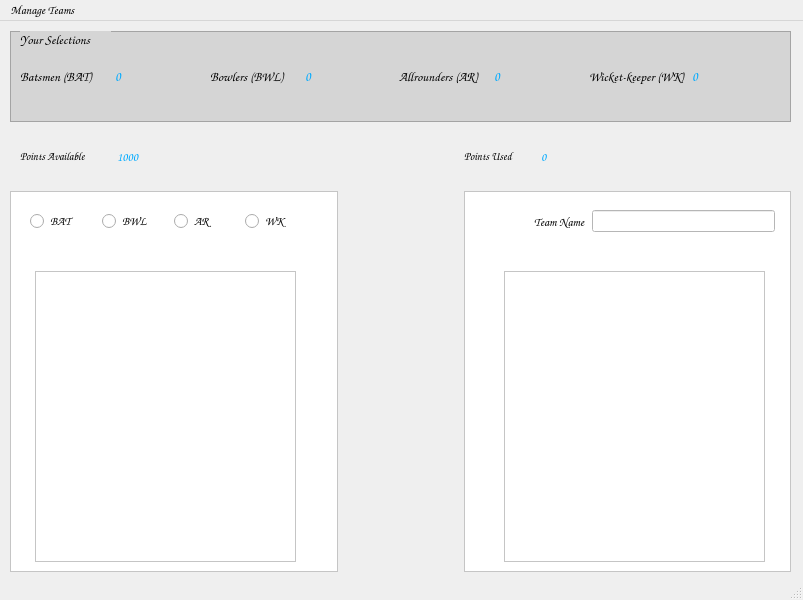
<?xml version="1.0" encoding="UTF-8"?>
<ui version="4.0">
 <class>MainWindow</class>
 <widget class="QMainWindow" name="MainWindow">
  <property name="geometry">
   <rect>
    <x>0</x>
    <y>0</y>
    <width>803</width>
    <height>600</height>
   </rect>
  </property>
  <property name="minimumSize">
   <size>
    <width>803</width>
    <height>600</height>
   </size>
  </property>
  <property name="font">
   <font>
    <family>Comic Sans MS</family>
   </font>
  </property>
  <property name="windowTitle">
   <string>MainWindow</string>
  </property>
  <widget class="QWidget" name="centralwidget">
   <widget class="QWidget" name="horizontalLayoutWidget">
    <property name="geometry">
     <rect>
      <x>10</x>
      <y>10</y>
      <width>781</width>
      <height>91</height>
     </rect>
    </property>
    <layout class="QHBoxLayout" name="horizontalLayout">
     <item>
      <widget class="QFrame" name="frame">
       <property name="font">
        <font/>
       </property>
       <property name="styleSheet">
        <string notr="true">background-color: rgb(184, 184, 184);
background-color: rgb(213, 213, 213);</string>
       </property>
       <property name="frameShape">
        <enum>QFrame::StyledPanel</enum>
       </property>
       <property name="frameShadow">
        <enum>QFrame::Raised</enum>
       </property>
       <widget class="QLabel" name="label">
        <property name="geometry">
         <rect>
          <x>10</x>
          <y>0</y>
          <width>91</width>
          <height>16</height>
         </rect>
        </property>
        <property name="font">
         <font>
          <family>Comic Sans MS</family>
          <pointsize>10</pointsize>
         </font>
        </property>
        <property name="text">
         <string>Your Selections</string>
        </property>
       </widget>
       <widget class="QWidget" name="horizontalLayoutWidget_2">
        <property name="geometry">
         <rect>
          <x>10</x>
          <y>20</y>
          <width>761</width>
          <height>51</height>
         </rect>
        </property>
        <layout class="QHBoxLayout" name="horizontalLayout_2">
         <item>
          <widget class="QLabel" name="label_2">
           <property name="font">
            <font>
             <family>Comic Sans MS</family>
             <pointsize>10</pointsize>
             <weight>75</weight>
             <bold>true</bold>
            </font>
           </property>
           <property name="text">
            <string>Batsmen (BAT)</string>
           </property>
          </widget>
         </item>
         <item>
          <widget class="QLabel" name="t1">
           <property name="font">
            <font>
             <family>Comic Sans MS</family>
             <pointsize>10</pointsize>
             <weight>75</weight>
             <bold>true</bold>
            </font>
           </property>
           <property name="styleSheet">
            <string notr="true">
color: rgb(0, 170, 255);</string>
           </property>
           <property name="text">
            <string>0</string>
           </property>
          </widget>
         </item>
         <item>
          <widget class="QLabel" name="label_4">
           <property name="font">
            <font>
             <family>Comic Sans MS</family>
             <pointsize>10</pointsize>
             <weight>75</weight>
             <bold>true</bold>
            </font>
           </property>
           <property name="text">
            <string>Bowlers (BWL)</string>
           </property>
          </widget>
         </item>
         <item>
          <widget class="QLabel" name="t2">
           <property name="font">
            <font>
             <family>Comic Sans MS</family>
             <pointsize>10</pointsize>
             <weight>75</weight>
             <bold>true</bold>
            </font>
           </property>
           <property name="styleSheet">
            <string notr="true">color: rgb(0, 170, 255);</string>
           </property>
           <property name="text">
            <string>0</string>
           </property>
          </widget>
         </item>
         <item>
          <widget class="QLabel" name="label_6">
           <property name="font">
            <font>
             <family>Comic Sans MS</family>
             <pointsize>10</pointsize>
             <weight>75</weight>
             <bold>true</bold>
            </font>
           </property>
           <property name="text">
            <string>Allrounders (AR)</string>
           </property>
          </widget>
         </item>
         <item>
          <widget class="QLabel" name="t3">
           <property name="font">
            <font>
             <family>Comic Sans MS</family>
             <pointsize>10</pointsize>
             <weight>75</weight>
             <bold>true</bold>
            </font>
           </property>
           <property name="styleSheet">
            <string notr="true">color: rgb(0, 170, 255);</string>
           </property>
           <property name="text">
            <string>0</string>
           </property>
          </widget>
         </item>
         <item>
          <widget class="QLabel" name="label_8">
           <property name="font">
            <font>
             <family>Comic Sans MS</family>
             <pointsize>10</pointsize>
             <weight>75</weight>
             <bold>true</bold>
            </font>
           </property>
           <property name="text">
            <string>Wicket-keeper (WK)</string>
           </property>
          </widget>
         </item>
         <item>
          <widget class="QLabel" name="t4">
           <property name="font">
            <font>
             <family>Comic Sans MS</family>
             <pointsize>10</pointsize>
             <weight>75</weight>
             <bold>true</bold>
            </font>
           </property>
           <property name="styleSheet">
            <string notr="true">color: rgb(0, 170, 255);</string>
           </property>
           <property name="text">
            <string>0</string>
           </property>
          </widget>
         </item>
        </layout>
       </widget>
      </widget>
     </item>
    </layout>
   </widget>
   <widget class="QWidget" name="horizontalLayoutWidget_3">
    <property name="geometry">
     <rect>
      <x>20</x>
      <y>110</y>
      <width>781</width>
      <height>51</height>
     </rect>
    </property>
    <layout class="QHBoxLayout" name="horizontalLayout_3">
     <item>
      <layout class="QHBoxLayout" name="horizontalLayout_5">
       <item>
        <widget class="QLabel" name="label_12">
         <property name="font">
          <font>
           <pointsize>8</pointsize>
           <weight>75</weight>
           <bold>true</bold>
          </font>
         </property>
         <property name="text">
          <string>Points Available</string>
         </property>
        </widget>
       </item>
       <item>
        <widget class="QLabel" name="t5">
         <property name="font">
          <font>
           <weight>75</weight>
           <bold>true</bold>
          </font>
         </property>
         <property name="styleSheet">
          <string notr="true">color: rgb(0, 170, 255);
</string>
         </property>
         <property name="text">
          <string>1000</string>
         </property>
        </widget>
       </item>
       <item>
        <spacer name="horizontalSpacer_2">
         <property name="orientation">
          <enum>Qt::Horizontal</enum>
         </property>
         <property name="sizeType">
          <enum>QSizePolicy::Fixed</enum>
         </property>
         <property name="sizeHint" stdset="0">
          <size>
           <width>150</width>
           <height>20</height>
          </size>
         </property>
        </spacer>
       </item>
      </layout>
     </item>
     <item>
      <spacer name="horizontalSpacer">
       <property name="orientation">
        <enum>Qt::Horizontal</enum>
       </property>
       <property name="sizeType">
        <enum>QSizePolicy::Fixed</enum>
       </property>
       <property name="sizeHint" stdset="0">
        <size>
         <width>100</width>
         <height>20</height>
        </size>
       </property>
      </spacer>
     </item>
     <item>
      <layout class="QHBoxLayout" name="horizontalLayout_4">
       <item>
        <widget class="QLabel" name="label_10">
         <property name="font">
          <font>
           <pointsize>8</pointsize>
           <weight>75</weight>
           <bold>true</bold>
          </font>
         </property>
         <property name="text">
          <string>Points Used</string>
         </property>
        </widget>
       </item>
       <item>
        <widget class="QLabel" name="t6">
         <property name="font">
          <font>
           <weight>75</weight>
           <bold>true</bold>
          </font>
         </property>
         <property name="styleSheet">
          <string notr="true">color: rgb(0, 170, 255);
</string>
         </property>
         <property name="text">
          <string>0</string>
         </property>
        </widget>
       </item>
       <item>
        <spacer name="horizontalSpacer_3">
         <property name="orientation">
          <enum>Qt::Horizontal</enum>
         </property>
         <property name="sizeType">
          <enum>QSizePolicy::Fixed</enum>
         </property>
         <property name="sizeHint" stdset="0">
          <size>
           <width>190</width>
           <height>20</height>
          </size>
         </property>
        </spacer>
       </item>
      </layout>
     </item>
    </layout>
   </widget>
   <widget class="QWidget" name="horizontalLayoutWidget_6">
    <property name="geometry">
     <rect>
      <x>10</x>
      <y>170</y>
      <width>781</width>
      <height>381</height>
     </rect>
    </property>
    <layout class="QHBoxLayout" name="horizontalLayout_6">
     <item>
      <widget class="QFrame" name="frame_2">
       <property name="styleSheet">
        <string notr="true">background-color: rgb(255, 255, 255);</string>
       </property>
       <property name="frameShape">
        <enum>QFrame::StyledPanel</enum>
       </property>
       <property name="frameShadow">
        <enum>QFrame::Plain</enum>
       </property>
       <widget class="QWidget" name="horizontalLayoutWidget_7">
        <property name="geometry">
         <rect>
          <x>20</x>
          <y>10</y>
          <width>281</width>
          <height>41</height>
         </rect>
        </property>
        <layout class="QHBoxLayout" name="horizontalLayout_7">
         <item>
          <widget class="QRadioButton" name="rb1">
           <property name="font">
            <font>
             <family>Comic Sans MS</family>
            </font>
           </property>
           <property name="text">
            <string>BAT</string>
           </property>
          </widget>
         </item>
         <item>
          <widget class="QRadioButton" name="rb2">
           <property name="font">
            <font>
             <family>Comic Sans MS</family>
            </font>
           </property>
           <property name="text">
            <string>BWL</string>
           </property>
          </widget>
         </item>
         <item>
          <widget class="QRadioButton" name="rb3">
           <property name="font">
            <font>
             <family>Comic Sans MS</family>
            </font>
           </property>
           <property name="text">
            <string>AR</string>
           </property>
          </widget>
         </item>
         <item>
          <widget class="QRadioButton" name="rb4">
           <property name="font">
            <font>
             <family>Comic Sans MS</family>
            </font>
           </property>
           <property name="text">
            <string>WK</string>
           </property>
          </widget>
         </item>
        </layout>
       </widget>
       <widget class="QListWidget" name="list1">
        <property name="geometry">
         <rect>
          <x>25</x>
          <y>80</y>
          <width>261</width>
          <height>291</height>
         </rect>
        </property>
        <property name="styleSheet">
         <string notr="true">color: rgb(0, 0, 255);</string>
        </property>
        <property name="frameShadow">
         <enum>QFrame::Raised</enum>
        </property>
       </widget>
      </widget>
     </item>
     <item>
      <spacer name="horizontalSpacer_4">
       <property name="orientation">
        <enum>Qt::Horizontal</enum>
       </property>
       <property name="sizeType">
        <enum>QSizePolicy::Fixed</enum>
       </property>
       <property name="sizeHint" stdset="0">
        <size>
         <width>120</width>
         <height>20</height>
        </size>
       </property>
      </spacer>
     </item>
     <item>
      <widget class="QFrame" name="frame_3">
       <property name="styleSheet">
        <string notr="true">background-color: rgb(255, 255, 255);</string>
       </property>
       <property name="frameShape">
        <enum>QFrame::StyledPanel</enum>
       </property>
       <property name="frameShadow">
        <enum>QFrame::Plain</enum>
       </property>
       <widget class="QWidget" name="horizontalLayoutWidget_8">
        <property name="geometry">
         <rect>
          <x>20</x>
          <y>10</y>
          <width>291</width>
          <height>41</height>
         </rect>
        </property>
        <layout class="QHBoxLayout" name="horizontalLayout_8">
         <item>
          <spacer name="horizontalSpacer_5">
           <property name="orientation">
            <enum>Qt::Horizontal</enum>
           </property>
           <property name="sizeType">
            <enum>QSizePolicy::Fixed</enum>
           </property>
           <property name="sizeHint" stdset="0">
            <size>
             <width>50</width>
             <height>20</height>
            </size>
           </property>
          </spacer>
         </item>
         <item>
          <widget class="QLabel" name="label_14">
           <property name="font">
            <font>
             <family>Comic Sans MS</family>
             <weight>75</weight>
             <bold>true</bold>
            </font>
           </property>
           <property name="text">
            <string>Team Name</string>
           </property>
          </widget>
         </item>
         <item>
          <widget class="QLineEdit" name="t7">
           <property name="styleSheet">
            <string notr="true">color: rgb(0, 170, 255);</string>
           </property>
          </widget>
         </item>
        </layout>
       </widget>
       <widget class="QListWidget" name="list2">
        <property name="geometry">
         <rect>
          <x>40</x>
          <y>80</y>
          <width>261</width>
          <height>291</height>
         </rect>
        </property>
        <property name="styleSheet">
         <string notr="true">color: rgb(0, 0, 255);</string>
        </property>
        <property name="frameShadow">
         <enum>QFrame::Raised</enum>
        </property>
       </widget>
      </widget>
     </item>
    </layout>
   </widget>
  </widget>
  <widget class="QMenuBar" name="menubar">
   <property name="geometry">
    <rect>
     <x>0</x>
     <y>0</y>
     <width>803</width>
     <height>21</height>
    </rect>
   </property>
   <widget class="QMenu" name="menuManage_Teams">
    <property name="font">
     <font>
      <family>Comic Sans MS</family>
     </font>
    </property>
    <property name="title">
     <string>Manage Teams</string>
    </property>
    <addaction name="actionNEW_Team"/>
    <addaction name="actionOPEN_Team"/>
    <addaction name="actionSAVE_Team"/>
    <addaction name="actionEVALUATE_Team"/>
   </widget>
   <addaction name="menuManage_Teams"/>
  </widget>
  <widget class="QStatusBar" name="statusbar"/>
  <action name="actionNEW_Team">
   <property name="text">
    <string>NEW Team</string>
   </property>
   <property name="font">
    <font>
     <family>Comic Sans MS</family>
    </font>
   </property>
  </action>
  <action name="actionOPEN_Team">
   <property name="text">
    <string>OPEN Team</string>
   </property>
  </action>
  <action name="actionSAVE_Team">
   <property name="text">
    <string>SAVE Team</string>
   </property>
  </action>
  <action name="actionEVALUATE_Team">
   <property name="text">
    <string>EVALUATE Team</string>
   </property>
  </action>
 </widget>
 <resources/>
 <connections/>
</ui>
